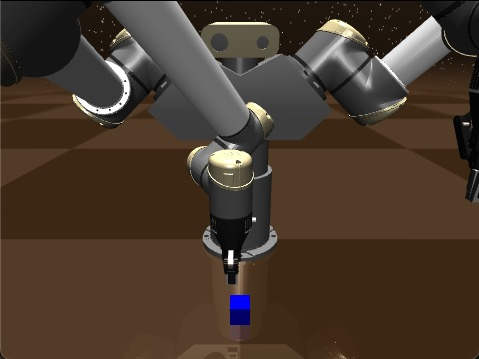
#> input picture irl_control/assets/demo.jpeg, 479 x 359 px, found by its file name
$ python segment.py
#> lines starting #> are read from the running program, lines starting #| are printed output that depends on the picture; after the words box and inside, x2 and y2 are one past the last pixel; in counts of white or black regions, pixels touching at a corner belong together
import cv2
import numpy as np

# Load image
image = cv2.imread("assets/demo.jpeg")
#> image is the input picture: shape (359, 479, 3); mean B, G, R 44, 57.2, 71.5

# Convert to HSV color space
hsv = cv2.cvtColor(image, cv2.COLOR_BGR2HSV)
#> hsv: shape (359, 479, 3); mean H, S, V 16.6, 108.1, 72.1

# Define broad range for blue (light to dark, cyan to navy)
lower_blue = np.array([90, 40, 40])     # allow dull and light blue
upper_blue = np.array([130, 255, 255])  # include strong and dark blues

# Create mask
blue_mask = cv2.inRange(hsv, lower_blue, upper_blue)
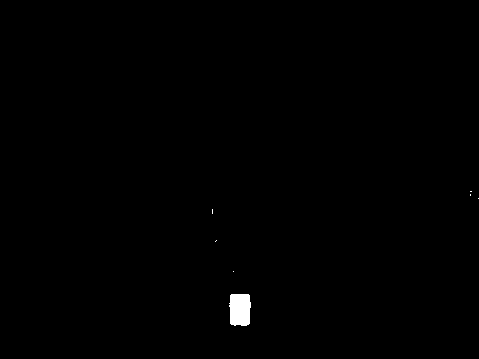
#> blue_mask: shape (359, 479); 0.38% white; 7 white regions (6 under 20 px), largest, box (x1, y1, x2, y2) and area: (229, 294, 251, 326) 633

# Clean up mask using morphological operations
kernel = np.ones((5, 5), np.uint8)
blue_mask = cv2.morphologyEx(blue_mask, cv2.MORPH_OPEN, kernel)
#> blue_mask: shape (359, 479); 0.37% white; 1 white region, box (x1, y1, x2, y2) and area: (230, 294, 251, 326) 628
blue_mask = cv2.morphologyEx(blue_mask, cv2.MORPH_CLOSE, kernel)

# Apply mask to original image
segmented_blue = cv2.bitwise_and(image, image, mask=blue_mask)

# Save the output
cv2.imwrite("segmented_blue_shades.png", segmented_blue)
cv2.imwrite("binary_blue_mask.png", blue_mask)
print("Saved blue-shade segmentation as 'segmented_blue_shades.png'")
